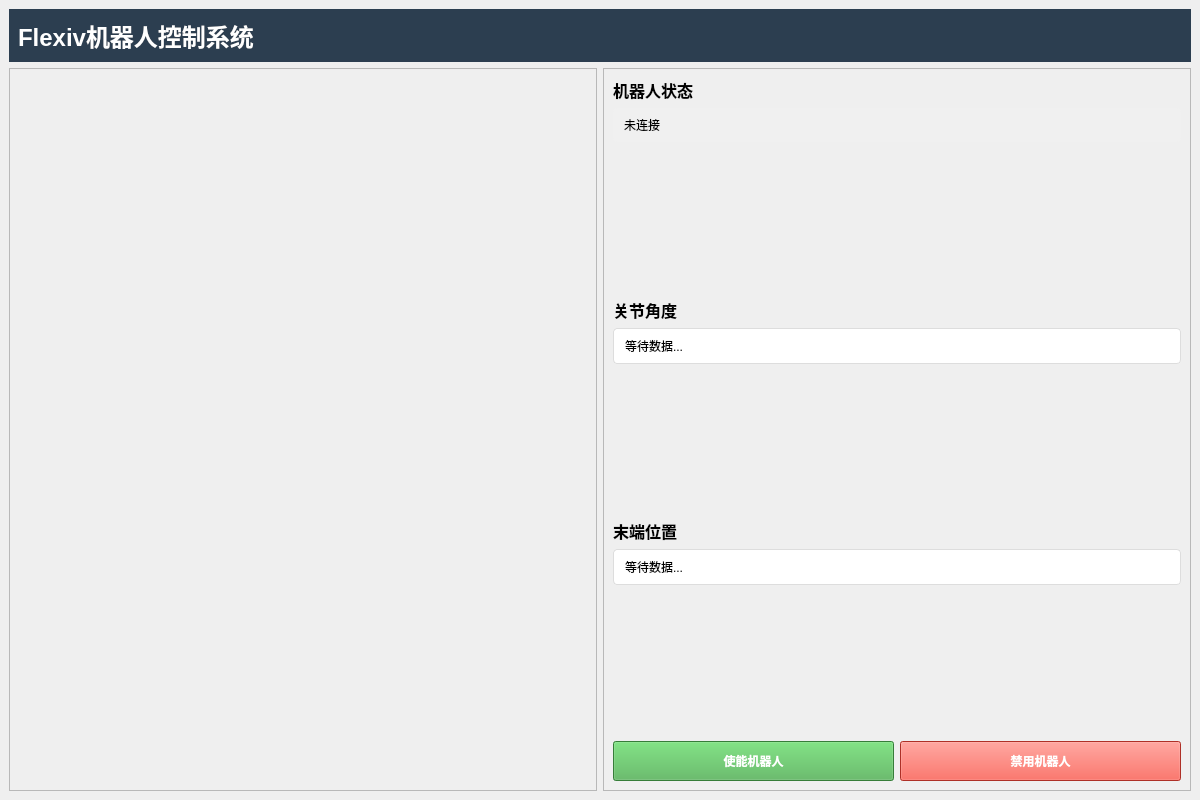
<?xml version="1.0" encoding="UTF-8"?>
<ui version="4.0">
 <class>MainWindow</class>
 <widget class="QMainWindow" name="MainWindow">
  <property name="geometry">
   <rect>
    <x>0</x>
    <y>0</y>
    <width>1200</width>
    <height>800</height>
   </rect>
  </property>
  <property name="windowTitle">
   <string>Flexiv机器人控制系统</string>
  </property>
  <widget class="QWidget" name="centralwidget">
   <layout class="QGridLayout" name="gridLayout">
    <item row="0" column="0" colspan="2">
     <widget class="QFrame" name="frame_title">
      <property name="styleSheet">
       <string notr="true">background-color: #2c3e50;</string>
      </property>
      <layout class="QHBoxLayout" name="horizontalLayout">
       <item>
        <widget class="QLabel" name="label_title">
         <property name="styleSheet">
          <string notr="true">font-size: 18pt; color: white; font-weight: bold;</string>
         </property>
         <property name="text">
          <string>Flexiv机器人控制系统</string>
         </property>
        </widget>
       </item>
      </layout>
     </widget>
    </item>
    <item row="1" column="0">
     <widget class="QFrame" name="frame_3d">
      <property name="frameShape">
       <enum>QFrame::StyledPanel</enum>
      </property>
      <property name="frameShadow">
       <enum>QFrame::Raised</enum>
      </property>
      <layout class="QVBoxLayout" name="gl_container">
       <property name="margin">
        <number>0</number>
       </property>
      </layout>
     </widget>
    </item>
    <item row="1" column="1">
     <widget class="QFrame" name="frame_control">
      <property name="frameShape">
       <enum>QFrame::StyledPanel</enum>
      </property>
      <property name="frameShadow">
       <enum>QFrame::Raised</enum>
      </property>
      <layout class="QVBoxLayout" name="verticalLayout_2">
       <item>
        <widget class="QLabel" name="label_status">
         <property name="styleSheet">
          <string notr="true">font-weight: bold; font-size: 16px;</string>
         </property>
         <property name="text">
          <string>机器人状态</string>
         </property>
        </widget>
       </item>
       <item>
        <widget class="QLabel" name="lbl_status">
         <property name="styleSheet">
          <string notr="true">background-color: #f0f0f0; padding: 8px; border-radius: 4px;</string>
         </property>
         <property name="text">
          <string>未连接</string>
         </property>
        </widget>
       </item>
       <item>
        <spacer name="verticalSpacer">
         <property name="orientation">
          <enum>Qt::Vertical</enum>
         </property>
         <property name="sizeHint" stdset="0">
          <size>
           <width>20</width>
           <height>20</height>
          </size>
         </property>
        </spacer>
       </item>
       <item>
        <widget class="QLabel" name="label_joints">
         <property name="styleSheet">
          <string notr="true">font-weight: bold; font-size: 16px;</string>
         </property>
         <property name="text">
          <string>关节角度</string>
         </property>
        </widget>
       </item>
       <item>
        <widget class="QLabel" name="lbl_joints">
         <property name="styleSheet">
          <string notr="true">background-color: #ffffff; padding: 8px; border: 1px solid #ddd; border-radius: 4px;</string>
         </property>
         <property name="text">
          <string>等待数据...</string>
         </property>
        </widget>
       </item>
       <item>
        <spacer name="verticalSpacer_2">
         <property name="orientation">
          <enum>Qt::Vertical</enum>
         </property>
         <property name="sizeHint" stdset="0">
          <size>
           <width>20</width>
           <height>20</height>
          </size>
         </property>
        </spacer>
       </item>
       <item>
        <widget class="QLabel" name="label_effector">
         <property name="styleSheet">
          <string notr="true">font-weight: bold; font-size: 16px;</string>
         </property>
         <property name="text">
          <string>末端位置</string>
         </property>
        </widget>
       </item>
       <item>
        <widget class="QLabel" name="lbl_effector">
         <property name="styleSheet">
          <string notr="true">background-color: #ffffff; padding: 8px; border: 1px solid #ddd; border-radius: 4px;</string>
         </property>
         <property name="text">
          <string>等待数据...</string>
         </property>
        </widget>
       </item>
       <item>
        <spacer name="verticalSpacer_3">
         <property name="orientation">
          <enum>Qt::Vertical</enum>
         </property>
         <property name="sizeHint" stdset="0">
          <size>
           <width>20</width>
           <height>40</height>
          </size>
         </property>
        </spacer>
       </item>
       <item>
        <layout class="QHBoxLayout" name="horizontalLayout_2">
         <item>
          <widget class="QPushButton" name="btn_enable">
           <property name="styleSheet">
            <string notr="true">background-color: #4CAF50; color: white; padding: 10px; font-weight: bold;</string>
           </property>
           <property name="text">
            <string>使能机器人</string>
           </property>
          </widget>
         </item>
         <item>
          <widget class="QPushButton" name="btn_disable">
           <property name="styleSheet">
            <string notr="true">background-color: #f44336; color: white; padding: 10px; font-weight: bold;</string>
           </property>
           <property name="text">
            <string>禁用机器人</string>
           </property>
          </widget>
         </item>
        </layout>
       </item>
      </layout>
     </widget>
    </item>
   </layout>
  </widget>
 </widget>
 <resources/>
 <connections/>
</ui>
